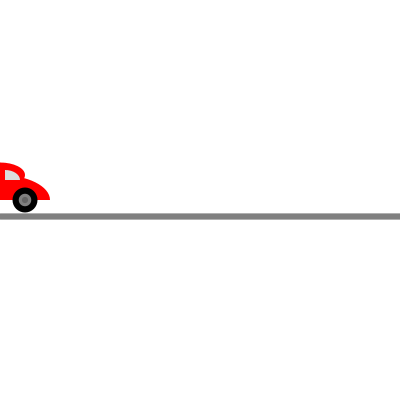
Frame 1 (no input)
Frame 60 (the mouse pressed at the canvas centre just before this capture): identical to frame 1, image omitted
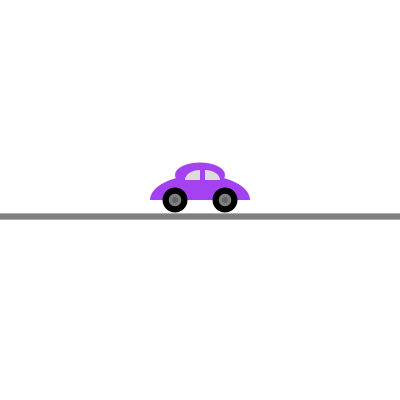
Frame 120 (the mouse held since frame 60 and released just before this capture)

The Processing sketch that drew these frames (run headless with seeded random() and noise(); from frame 60 on, the mouse is pressed at the canvas centre):

// Processing sketch: processing_98960
// ── processing_98960.pde

float carWidth;
float carHeight = 50;
float wheelSize;
color carColor;
 
void setup()
{
  size(400, 400);
  background(255, 255, 255);
  smooth();
   
  carWidth = carHeight * 2;
  wheelSize = carHeight / 2;

  carColor = color(255, 0, 0);

}
 
void draw()
{
  background(255, 255, 255);
 
  noStroke();
   
  fill(carColor);
  
  // Draw car top:
  ellipse(mouseX, height/2-carHeight/2, carHeight, carHeight/2);
 
  // Draw car body:
  ellipse(mouseX, height/2, carWidth, carHeight); 
  fill(255, 255, 255);
  rect(mouseX-carWidth/2, height/2, carWidth, carHeight);
  
  fill(220, 220, 220);
  arc(mouseX+carHeight/10, height/2-carHeight/5*2, carHeight/5*3, carHeight/5*2, 3*PI/2, TWO_PI);
  arc(mouseX, height/2-carHeight/5*2, carHeight/5*3, carHeight/5*2, PI, 3*PI/2);
  

 
  // Draw wheels:
  fill(0, 0, 0);
  ellipse(mouseX-carWidth/4, height/2, wheelSize, wheelSize);
  ellipse(mouseX+carWidth/4, height/2, wheelSize, wheelSize);
  fill(128, 128, 128);
  ellipse(mouseX-carWidth/4, height/2, wheelSize/2, wheelSize/2);
  ellipse(mouseX+carWidth/4, height/2, wheelSize/2, wheelSize/2);
  fill(100, 100, 100);
  ellipse(mouseX-carWidth/4, height/2, wheelSize/4, wheelSize/4);
  ellipse(mouseX+carWidth/4, height/2, wheelSize/4, wheelSize/4);

 
  // draw road
  strokeWeight(carHeight/8);
  stroke(128, 128, 128);
  line(0, height/2+carHeight/3, width, height/2+carHeight/3);
 
}


void mousePressed()
{
    carColor = color(random(255), random(255), random(255));   
}
